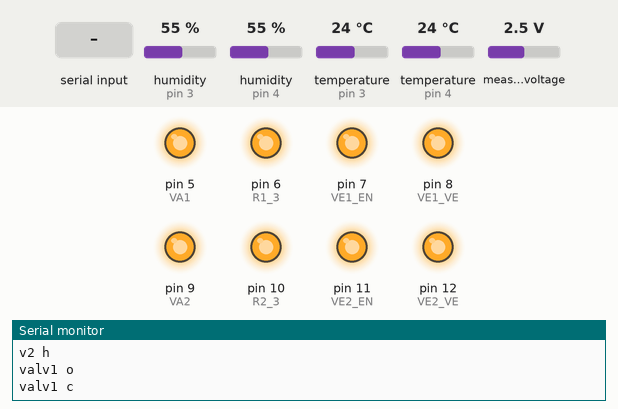
Recording of a sketch running on a simulated Arduino Uno, built with avr-gcc and run on an emulated ATmega328P. Parts: output pins drawn as LEDs (lit = HIGH), the last lines printed to the serial monitor. The inputs (shaded band) are chosen by the test bench; at power-on: humidity (sensors on pin 3, pin 4) 55 %, temperature (sensors on pin 3, pin 4) 24 °C, measured voltage 2.5 V.

Above: at 1.2 s.
1.3 s: "v1 on" received over Serial
At 3.5 s:
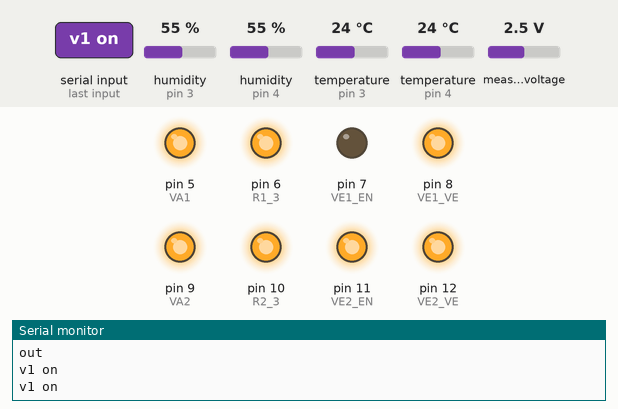
4.1 s: "v1 h" received over Serial
At 6.4 s:
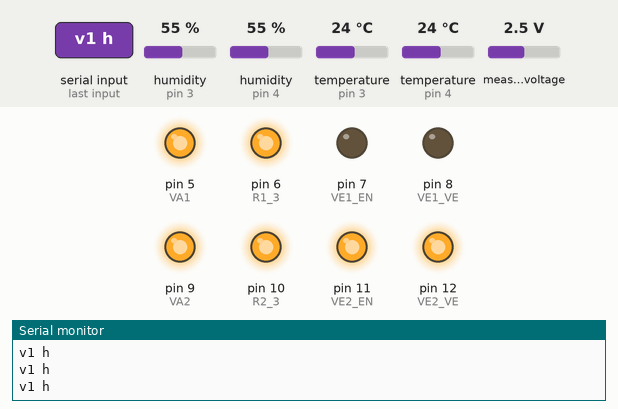
6.7 s: "v1 off" received over Serial
At 8.7 s:
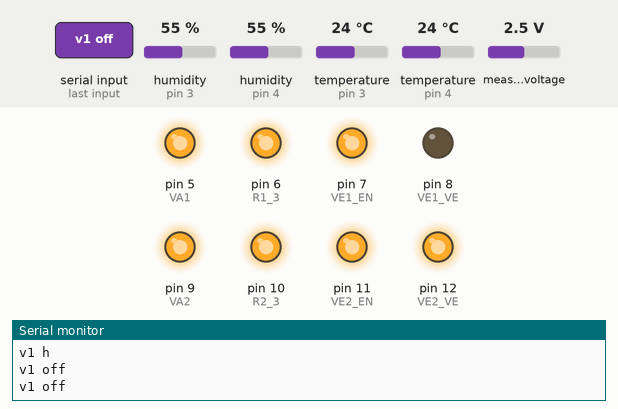
9.2 s: "v2 on" received over Serial
At 10.6 s:
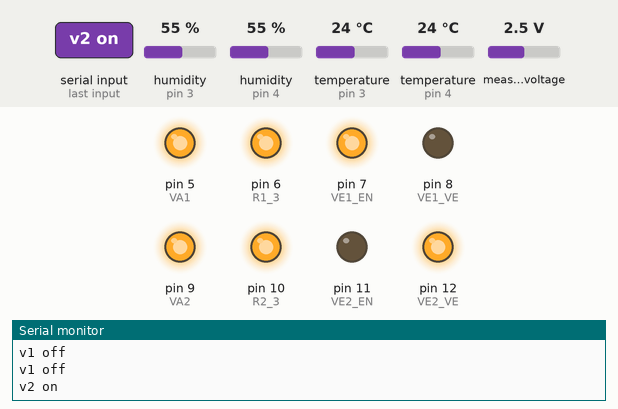
11.7 s: "v1 l" received over Serial
At 13.8 s:
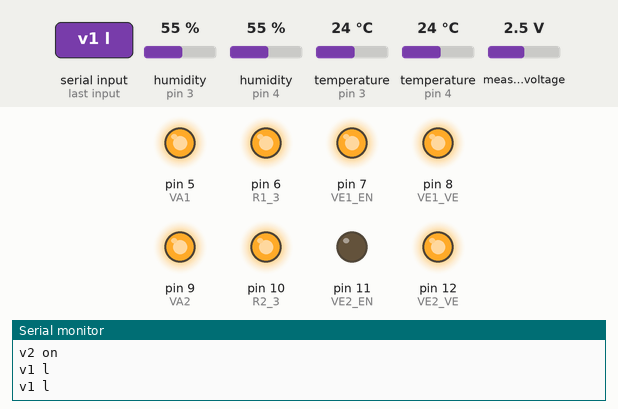
14.3 s: "v2 h" received over Serial
At 15.8 s:
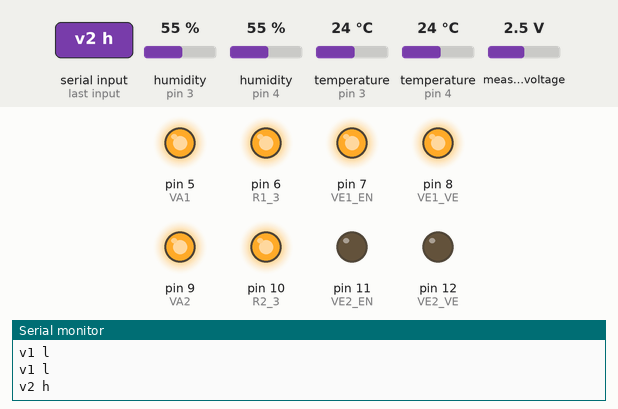
Timing chart, 0 to 17.3 s (numbered marks = the images above; inputs shaded):
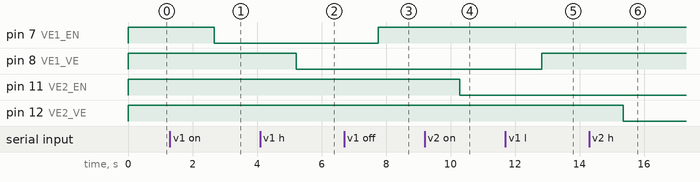

Measured:
- after the input at 1.3 s, pin 7 (VE1_EN): HIGH → LOW after 1.4 s
- after the input at 4.1 s, pin 8 (VE1_VE): HIGH → LOW after 1.1 s
- after the input at 6.7 s, pin 7 (VE1_EN): LOW → HIGH after 1.1 s
- after the input at 9.2 s, pin 11 (VE2_EN): HIGH → LOW after 1.1 s
- after the input at 11.7 s, pin 8 (VE1_VE): LOW → HIGH after 1.1 s
- after the input at 14.3 s, pin 12 (VE2_VE): HIGH → LOW after 1.1 s

The sketch:

debug.ino
```cpp
#include "DHT.h"
#include "RunningAverage.h"
#include<ADS1115_WE.h>
#include<Wire.h>

#define I2C_ADDRESS 0x48

#define VE1_VE 8
#define VE1_EN 7
#define R1_3 6
#define VA1 5

#define VE2_VE 12
#define VE2_EN 11
#define R2_3 10
#define VA2 9

#define DHTPIN_1 4
#define DHTPIN_2 3

#define DHTTYPE DHT22

ADS1115_WE adc(I2C_ADDRESS);
RunningAverage myRA(5);

DHT dht1(DHTPIN_1, DHTTYPE);
DHT dht2(DHTPIN_2, DHTTYPE);

void setup() {
  // put your setup code here, to run once:
  pinMode(VE1_VE,OUTPUT);
  pinMode(VE1_EN,OUTPUT);
  pinMode(R1_3,OUTPUT);
  pinMode(VA1,OUTPUT);

  pinMode(VE2_VE,OUTPUT);
  pinMode(VE2_EN,OUTPUT);
  pinMode(R2_3,OUTPUT);
  pinMode(VA2,OUTPUT);

  pinMode(A0,INPUT_PULLUP);
  pinMode(A1,INPUT_PULLUP);

  myRA.clear();
  Wire.begin();

  Serial.begin(9600);

  dht1.begin();
  dht2.begin();

  adc.setVoltageRange_mV(ADS1115_RANGE_2048);
  adc.setCompareChannels(ADS1115_COMP_0_1);
  adc.setMeasureMode(ADS1115_CONTINUOUS);

  digitalWrite(VE1_VE,HIGH);
  digitalWrite(VE1_EN,HIGH);
  digitalWrite(R1_3,HIGH);
  digitalWrite(VA1,HIGH);

  digitalWrite(VE2_VE,HIGH);
  digitalWrite(VE2_EN,HIGH);
  digitalWrite(R2_3,HIGH);
  digitalWrite(VA2,HIGH);


}

String inS;

void loop() {

  float hIN = dht1.readHumidity();
  float tIN = dht1.readTemperature();
  float hOUT = dht2.readHumidity();
  float tOUT = dht2.readTemperature();

  float voltage = 0.0;
  voltage = adc.getResult_mV();
  myRA.addValue(abs(voltage));


  while (Serial.available()) {
    inS = Serial.readString();
  }


  if (inS == "v1 on") {

    digitalWrite(VE1_EN,LOW);
    Serial.println(inS);

  }

  else if (inS == "v1 off") {

    digitalWrite(VE1_EN,HIGH);
    Serial.println(inS);

  }

  else if (inS == "v1 l") {

    digitalWrite(VE1_VE,HIGH);
    Serial.println(inS);

  }

  else if (inS == "v1 h") {

    digitalWrite(VE1_VE,LOW);
    Serial.println(inS);

  }

  else if (inS == "v2 on") {

    digitalWrite(VE2_EN,LOW);
    Serial.println(inS);

  }

  else if (inS == "v2 off") {

    digitalWrite(VE2_EN,HIGH);
    Serial.println(inS);

  }

  else if (inS == "v2 l") {

    digitalWrite(VE2_VE,HIGH);
    Serial.println(inS);

  }

  else if (inS == "v2 h") {

    digitalWrite(VE2_VE,LOW);
    Serial.println(inS);

  }

  else if (inS == "valv1 o") {

    digitalWrite(VA1,LOW);
    Serial.println(inS);

  }

  else if (inS == "valv1 c") {

    digitalWrite(VA1,HIGH);
    Serial.println(inS);

  }

  else if (inS == "valv2 o") {

    digitalWrite(VA2,LOW);
    Serial.println(inS);

  }

  else if (inS == "valv2 c") {

    digitalWrite(VA2,HIGH);
    Serial.println(inS);

  }

  else if (inS == "current") {

    Serial.println(myRA.getAverage());

  }

  else if (inS == "in") {

    Serial.print(hIN);
    Serial.print(" %\t");
    Serial.print(tIN);
    Serial.println(" °");

  }

  else if (inS == "out") {

    Serial.print(hOUT);
    Serial.print(" %\t");
    Serial.print(tOUT);
    Serial.println(" °");

  }

  else {
    Serial.println("Guida:");
    Serial.println("v1 off");
    Serial.println("v1 l");
    Serial.println("v1 h");
    Serial.println("v2 on");
    Serial.println("v2 off");
    Serial.println("v2 l");
    Serial.println("v2 h");
    Serial.println("valv1 o");
    Serial.println("valv1 c");
    Serial.println("valv2 o");
    Serial.println("valv2 c");
    Serial.println("current");
    Serial.println("in");
    Serial.println("out");
  }


  delay(500);

}
```
